Frame 1 (no input): blank canvas, image omitted
Frame 60 (no input): blank canvas, image omitted
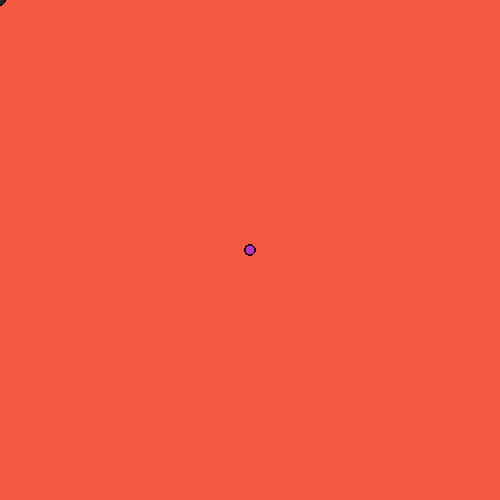
Frame 120 (the mouse pressed at the canvas centre since frame 60)

The p5.js sketch whose frames 1 and 60 were blank and that drew this single picture after the mouse press (run headless with seeded random() and noise() and a simulated clock; from frame 60 on, the mouse is pressed at the canvas centre):

// p5.js sketch
// ── sketch.js
function setup() {
  createCanvas(500, 500);
  background(244, 89, 66);
  fill(44);
}

function draw() {
  ellipse(mouseX, mouseY, 10, 10);
}

function mousePressed() {
  fill(random(255), random(255), random(255));
}
